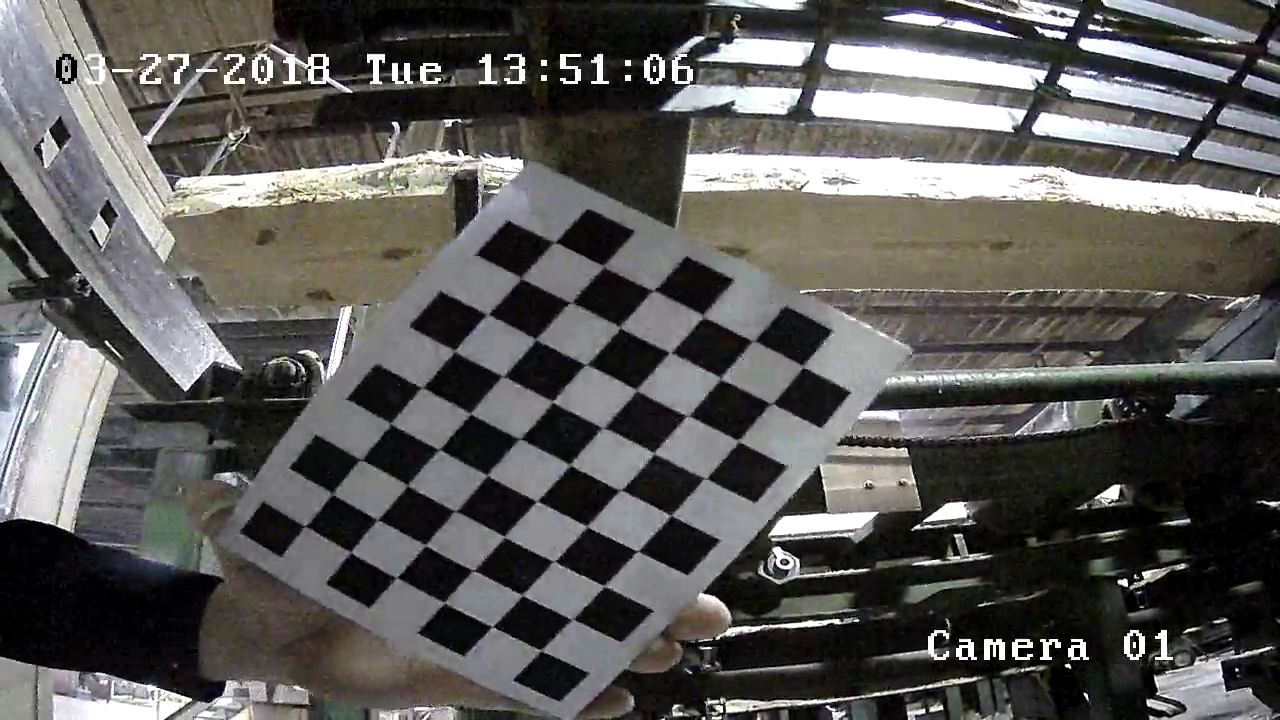
#> input picture Calibration/12.png, 1280 x 720 px
$ python undistort.py --input_file Calibration/12.png   (older library calls are emulated)
#> lines starting #> are read from the running program, lines starting #| are printed output that depends on the picture
### visutil.py
"""A library full of helper functions for the CantGrader project."""

import cv2
import numpy as np
import tensorflow as tf
import time
from collections import deque
import threading
import os
import pickle
import configparser
import math

font = cv2.FONT_HERSHEY_SIMPLEX


class classifier(object):
    """A simple classifier object to use."""

    # [29 lines left out: functions __init__, classify, not called in this run]


class bounding_box(object):
    """A simple bounding box.

    bounding_boxes have the following attributes:
        int x1 = the topleft corner x position
        int y1 = the topleft corner y position
        int x2 = the bottomright corner x position
        int y2 = the bottomright corner position
    """

    # [13 lines left out: functions __init__, __repr__, not called in this run]


class simple_timer(object):
    """A simple timer that inplements various common timer functions."""

    # [33 lines left out: functions __init__, is_done, restart, pause, resume, not called in this run]


class camera(object):
    """A camera that is to be polled for new images.

    Cameras have following properties:

    Attributes:
        cap: An opencv capture object that is bound to the rtsp
             stream.
        ret: The flag of the last image returned by cap.
             True means valid.
        img: The latest image from the camera.
        path: path to video used for identification.
        queueSize: How many frames to buffer before giving
                   the latest one.
        rectify: Whether to rectify the image using a
                 saved config file 'main_cam_window.p'
        fake: What it sounds like
        jit: Whether to do just in time undistort/rectification

    """

    # [140 lines left out: functions __init__, update, motion_update, destroy, not called in this run]


class display(object):
    """A display that displays new images.

    Displays have following properties:

    Attributes:
        img: The latest image given to the display.
        queueSize: How many frames to buffer for history.

    """

    # [30 lines left out: functions __init__, refresh_display_forever, update_display, not called in this run]


class small_fake_camera(object):
    """A fake camera that is to be polled for new images.

    Cameras have following properties:

    Attributes:
        cap: An opencv capture object that is bound to the rtsp
             stream.
        ret: The flag of the last image returned by cap.
             True means valid.
        img: The latest image from the camera.
        path: path to video used for identification.

    """

    # [17 lines left out: functions __init__, update, not called in this run]

    def destroy(self):
        """Shut it down."""
        return


class big_fake_camera(object):
    """A fake camera that is to be polled for new images.

    Cameras have following properties:

    Attributes:
        cap: An opencv capture object that is bound to the rtsp stream.
        ret: The flag of the last image returned by cap. True means valid.
        img: The latest image from the camera.
        path: path to video used for identification.

    """

    # [150 lines left out: functions __init__, update, destroy, poll_camera, refresh_display, motion_detect and 4 more, not called in this run]


def write_image(img, path):
    """Write the image to the path specified."""
    if path[-3:] == 'png' or path[-3:] == 'PNG':
        t = threading.Thread(target=cv2.imwrite,
                             args=(path,
                                   img,
                                   [cv2.IMWRITE_PNG_COMPRESSION, 10]),
                             daemon=False)
        t.start()
    elif path[-3:] == 'jpg' or path[-3:] == 'JPG':
        t = threading.Thread(target=cv2.imwrite,
                             args=(path,
                                   img,
                                   [cv2.IMWRITE_JPEG_QUALITY, 90]),
                             daemon=False)
        t.start()
    else:
        raise NotImplementedError


# [81 lines left out: functions write_image_set, write_scan, old_write_image, input_means_GRADENOW, compute_diff_measure, not called in this run]

### undistort.py
"""Lable the designated folder of scans."""

import cv2
import argparse
import glob
import pickle

import visutil


ap = argparse.ArgumentParser()
ap.add_argument('-i', '--input_file',
                required=True,
                help='Input file to be undistorted')
args = vars(ap.parse_args())
input_filename = args['input_file']

filenames = glob.glob(input_filename)
wide_camera_cal = pickle.load(open('wide_camera_cal.p', 'rb'))
#> (reads wide_camera_cal.p from the repository)

for filename in filenames:
    print("Opening {} to convert".format(filename))
    img = cv2.imread(filename, -1)
#> img is the input picture: shape (720, 1280, 3); mean B, G, R 87.8, 90, 91.5
    camera_number = int(filename[-5:-4])
    if camera_number > 0:
        img = cv2.undistort(img,
                            wide_camera_cal[0],
                            wide_camera_cal[1],
                            wide_camera_cal[2],
                            wide_camera_cal[3])
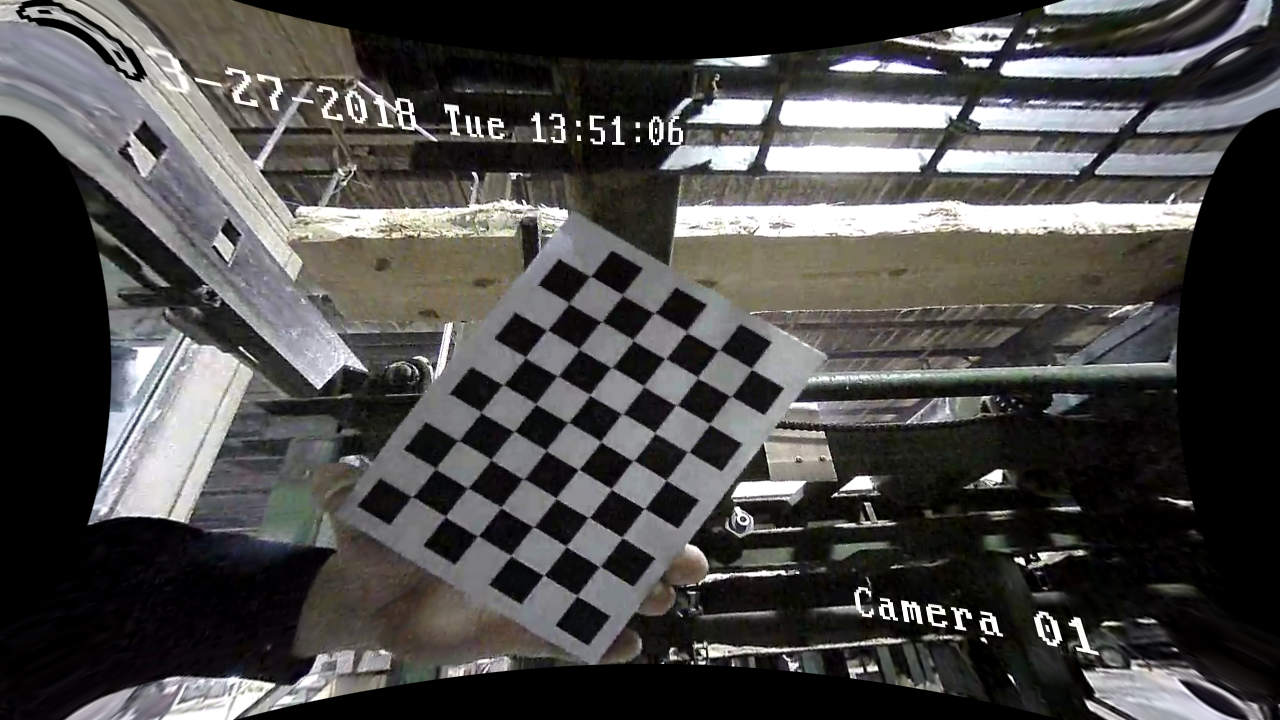
#> img: shape (720, 1280, 3); mean B, G, R 71.7, 73, 74.2
        visutil.write_image(img, filename)
